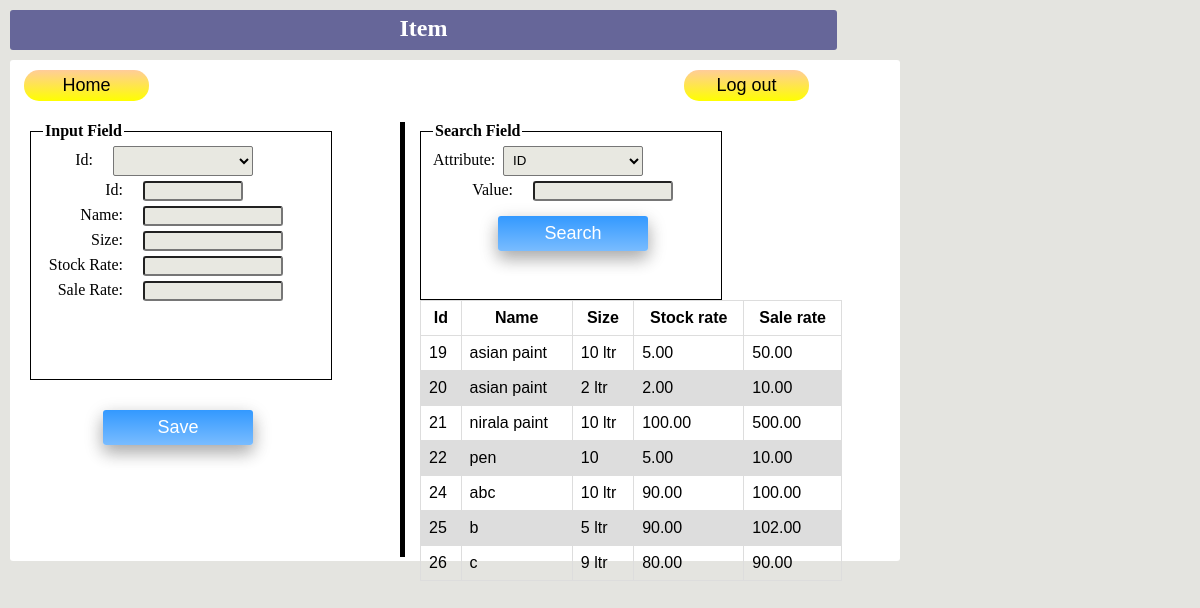
Screenshot of /item/edit/ (signed in) with the database file from the repository.
### project/models.py (models this page shows, shortened)
class Item(models.Model):
    name = models.CharField(max_length=50)
    size = models.CharField(max_length=50)
    stock_rate = models.DecimalField(max_digits=10, decimal_places=2, blank=True, null=True)
    sale_rate = models.DecimalField(max_digits=10, decimal_places=2, blank=True, null=True)

### project/views.py (the view)
# urls.py: url(r'^item/edit/$',views.show_item_edit_page,name='item_edit_page'),
def show_item_edit_page(request):
    if not request.user.is_authenticated:
        return HttpResponseRedirect('/login')
    c = {'Item':Item.objects.all()}
    c.update(csrf(request))
    return render_to_response('item_edit.html', c)

### project/templates/item_edit.html (shortened to what this page needs)
﻿<!DOCTYPE html PUBLIC "-//W3C//DTD XHTML 1.0 Transitional//EN" "http://www.w3.org/TR/xhtml1/DTD/xhtml1-transitional.dtd">
<html xmlns="http://www.w3.org/1999/xhtml">
<head>
</head>
<body style="background-color: #E4E4E0">
<form action="" method="post" style="border-radius:3px; width: 827px; height: 40px; top: 10px; position: absolute; background-color: #666699; left: 10px; bottom: 235px;">
	<div class="auto-style1">
		<strong>Item</strong></div>
</form>
<form action="/item/edit/save/" method="post" style= "border-radius: 3px; width: 500px; height: 501px; top: 60px; position: absolute; background-color: #FFFFFF; left: 10px;">{% csrf_token %}
		<div id="layer2" style="position: absolute; width: 162px; height: 49px; z-index: 2; left: 9px; top: 5px; right: 409px;">
			<button class="button" type="button"  onclick="location.href ='/home'" ><span>Home</span>
			</button>
		</div>
		<div id="layer1" style="position: absolute; width: 143px; height: 49px; z-index: 1; left: 669px; top: 5px">
			<button class="button" type="button"  onclick="location.href ='/logout'" ><span>Log out</span>
			</button>
		</div>
		<div id="layer1" style="position: absolute; width: 152px; height: 51px; left: 83px; top: 340px">
			<input name="btnSave" type="submit" value="Save" class="button1"/>
		</div>
	<fieldset style="border: thin solid #000000; height: 240px; width: 276px; position: absolute; left:20px; top: 62px;">
			<legend><strong>Input Field</strong></legend>
			<label for="txtId" style="width:50px">Id:</label><select name="txtId" onchange="this.options[this.selectedIndex].value && (window.location = this.options[this.selectedIndex].value);" style="width: 140px; height: 30px; border-radius: 2px; background:#E8E8E1; padding-left: 5px; padding-right: 5px; padding-top: 2px; padding-bottom:2px; margin-bottom: 5px">
				<option></option>
				{% for i in Item.all %}
					<option value="/item/edit/load/{{i.id}}/">{{i.id}}</option>
				{% endfor %}
			</select>
			<label for="txtId">Id:</label><input type="text" value="{{obj.id}}" name="ID" readonly style= "width: 100px; height: 20px; border-radius: 3px; background:#E8E8E1; padding: 5px; margin-bottom: 5px; text-align: right">
			<label for="txtName">Name:</label><input type="text" value="{{obj.name}}" name="NAME" style= "width: 140px; height: 20px; border-radius: 3px; background:#E8E8E1; padding: 5px; margin-bottom: 5px" required>
			<label for="txtSize">Size:</label><input type="text" value="{{obj.size}}"  name="SIZE" style= "width: 140px; height: 20px; border-radius: 3px; background:#E8E8E1; padding: 5px; margin-bottom: 5px" required>
			<label for="txtRateStock">Stock Rate:</label><input value="{{obj.stock_rate}}" type="text" name="STOCK_RATE" style= "width: 140px; height: 20px; border-radius: 3px; background:#E8E8E1; padding: 5px; margin-bottom: 5px; text-align: right" required>
			<label for="txtRateSale">Sale Rate:</label><input type="text" value = "{{obj.sale_rate}}"  name="SALE_RATE"style= "width: 140px; height: 20px; border-radius: 3px; background:#E8E8E1; padding: 5px; margin-bottom: 5px; text-align: right" required>
	</fieldset>
</form>
<form action="/item/edit/search/"   method="POST" style= "border-radius: 3px; width: 500px; height: 501px; top: 60px; position: absolute; background-color: #FFFFFF; left: 400px;">
	<fieldset style="border: thin solid #000000; height: 160px; width: 276px; position: absolute; left:20px; top: 62px;">
	<legend><strong >Search Field</strong></legend>
		<label for="searchType" style="width:50px">Attribute:</label><select name="stype" style="width: 140px; height: 30px; border-radius: 2px; background:#E8E8E1; padding-left: 5px; padding-right: 5px; padding-top: 2px; padding-bottom:2px; margin-bottom: 5px">
				<option>ID</option>
			</select>
		<label for="value">Value:</label><input type="text" name="value" style= "width: 140px; height: 20px; border-radius: 3px; background:#E8E8E1; padding: 5px; margin-bottom: 5px">
		<div id="layer4" style="width: 162px; height: 51px; margin-left:55px; z-index: 1">
			<input name="btnSearch" type="submit"  value="Search" class="button1"/>
		</div>
	</fieldset>
		<div id="table-wrapper" style="position: absolute; width: 422px; height: 232px; z-index: 3; left:20px; top: 240px;">
		  <div id="table-scroll">
			<table>
				<tbody>
					<tr>
						<th>Id</span></th>
						<th>Name</span></th>
						<th>Size</th>
						<th>Stock rate</th>
						<th>Sale rate</th>
					</tr>
				</tbody>
				<tbody>
				{% for i in Item.all %}
				  <tr>
					<td> {{i.id}}</td>
					<td>{{i.name}}</td>
					<td>{{i.size}}</td>
					<td>{{i.stock_rate}}</td>
					<td>{{i.sale_rate}}</td>
				  </tr>
				{% endfor %}
				</tbody>
			</table>
		  </div>
		</div>
		<div class="verticalLine" style=" position: absolute; height: 435px; width: 6px; left: 0px; top: 62px;">
		</div>
</form>
</body>
</html>

### project/templates/item_edit.html (style rules this page uses)
label { display:inline-block; width:80px; margin-right:20px; text-align:right; }
fieldset { border:none; margin:0px auto; }
.button1 { display: inline-block; border-radius: 3px; background-color: #f4511e; background: linear-gradient(#3399ff, #79bcFF); border: none; color: #FFFFFF; text-align: center; font-size: 18px; height: 35px; width: 150px; transition: all 0.5s; cursor: pointer; margin: 10px; box-shadow: 0 8px 16px 0 rgba(0,0,0,0.2), 0 6px 20px 0 rgba(0,0,0,0.19); }
.button1 { display: block }
.button { display: inline-block; border-radius: 15px; background-color: #f4511e; background: linear-gradient(#FFCC99, yellow); border: none; color: #FFFFFF; text-align: center; font-size: 18px; padding: 5px; width: 125px; transition: all 0.5s; cursor: pointer; margin: 5px; }
.button span { cursor:pointer; display: inline-block; position: relative; transition: 0.5s; color: black; }
.button span:after { content: '\00bb'; position: absolute; opacity: 0; top: 0; right: -20px; transition: 0.5s; }
.auto-style1 { text-align: center; font-size: x-large; color: #FFFFFF; padding: 5px; }
table { font-family: arial, sans-serif; border-collapse: collapse; width: 100%; }
td, th { border: 1px solid #dddddd; border-collapse: collapse text-align: left; padding: 8px; }
table th { text-align:center }
tr:nth-child(even) { background-color: #dddddd; }
.verticalLine { border-left: thick solid #000000 }

### rows the page displays
Item: id "19", name "asian paint", size "10 ltr", stock_rate "5.00", sale_rate "50.00"
Item: id "20", name "asian paint", size "2 ltr", stock_rate "2.00", sale_rate "10.00"
Item: id "21", name "nirala paint", size "10 ltr", stock_rate "100.00", sale_rate "500.00"
Item: id "22", name "pen", size "10", stock_rate "5.00", sale_rate "10.00"
Item: id "24", name "abc", size "10 ltr", stock_rate "90.00", sale_rate "100.00"
Item: id "25", name "b", size "5 ltr", stock_rate "90.00", sale_rate "102.00"
Item: id "26", name "c", size "9 ltr", stock_rate "80.00", sale_rate "90.00"
